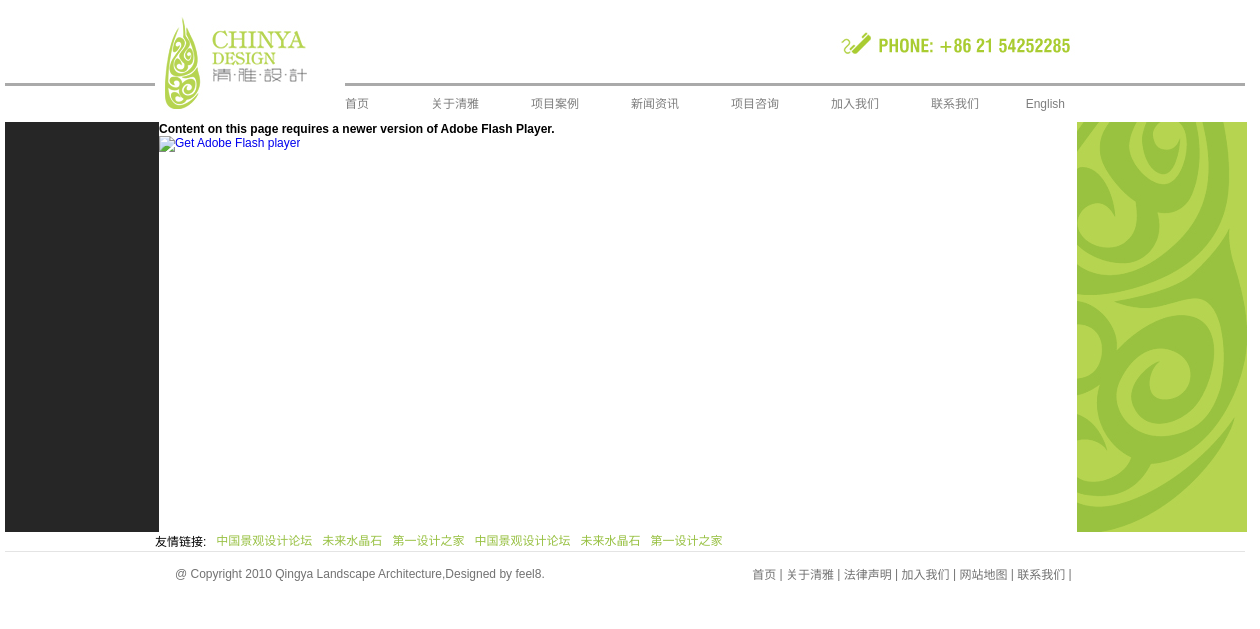
The page / on the database its author committed.
### tables this page shows
CREATE TABLE `friendlink` (
  `id` bigint(20) NOT NULL AUTO_INCREMENT,
  `linkname` varchar(200) DEFAULT NULL,
  `linkaddress` varchar(256) DEFAULT NULL,
  `linkorder` bigint(20) DEFAULT NULL,
  PRIMARY KEY (`id`)
);

### system/application/controllers/main.php (called while the page is built, shortened)
<?php
class Main extends Controller {
	var $methodName;
	function index($rid = 8, $catid = 1) {
		$data = array ();
		$data ["indexlink"] = $this->getIndexFriend ();
		$this->executeFrame ( $data, 8 );
		$this->showIndexView ( $data, "index" );
	}
	function getIndexFriend() {
		$result = $this->db->get ( "friendlink", 6, 0 );
		return $result->result_array ();
	}
	function getServiceCat($rid) {
		$this->db->order_by ( "catorder" );
		$result = $this->db->get_where ( "servicecat", array ("rootid" => $rid ) );
		return $result->result_array ();
	}
	function getRootNav() {
		$this->db->order_by ( "rootorder" );
		$this->db->where ( "id < ", 8 );
		$result = $this->db->get ( "serviceroot" );
		return $result->result_array ();
	}
	function showIndexView($data, $viewName = null) {
		$this->load->view ( "header", $data );
		if (! $viewName) {
			$this->load->view ( $this->methodName, $data );
		} else {
			$this->load->view ( $viewName, $data );
		}
		$this->load->view ( "ifooter", $data );
	}
}
?>

### system/codeigniter/CodeIgniter.php (called while the page is built, shortened)
<?php  if ( ! defined('BASEPATH')) exit('No direct script access allowed');
$EXT =& load_class('Hooks');
$EXT->_call_hook('pre_system');
$URI =& load_class('URI');
$RTR =& load_class('Router');
$method = $RTR->fetch_method();
$EXT->_call_hook('pre_controller');
$CI = new $class();
if ($RTR->scaffolding_request === TRUE)
{
	if ($EXT->_call_hook('scaffolding_override') === FALSE)
	{
		$CI->_ci_scaffolding();
	}
}
else
{
	if (method_exists($CI, '_remap'))
	{
		$CI->_remap($method);
	}
	else
	{
		call_user_func_array(array(&$CI, $method), array_slice($URI->rsegments, 2));
	}
}

### index.php (called while the page is built, shortened)
<?php
require_once BASEPATH.'codeigniter/CodeIgniter'.EXT;

### system/application/views/index.php (the view, shortened to what this page needs)
<div id="icontent">
<div id="content_left"><img src="images/left_10.jpg"/></div>
<div id="iflash">
<object id="FlashID" classid="clsid:D27CDB6E-AE6D-11cf-96B8-444553540000" width="918" height="440">
  <object type="application/x-shockwave-flash" data="swf/index.swf" width="918" height="440">
    <div>
      <h4>Content on this page requires a newer version of Adobe Flash Player.</h4>
      <p><a href="http://www.adobe.com/go/getflashplayer"><img src="http://www.adobe.com/images/shared/download_buttons/get_flash_player.gif" alt="Get Adobe Flash player" width="112" height="33" /></a></p>
    </div>
  </object>
</object>
</div>
<div id="content_right"><img src="images/left_11.jpg"/></div>
</div>
<div id="bottom">
<div id="friend">
<ul>
<li><label class="title">友情链接:</label></li>
<?php foreach($indexlink as $linkitem):?>
<li><a href="<?php echo $linkitem["linkaddress"] ?>" target="_blank"><?php echo $linkitem["linkname"] ?></a></li>
<?php endforeach;?>
</ul>
</div>
</div>

### css/site.css (style rules this page uses)
body { margin:0 auto; padding:0; width:1250px;font-family:Tahoma, Geneva, sans-serif; font-size:12px; }
img { border:0; padding:0; margin:0; }
h1,h2,h3,h4,h5,h6,div { border:0; margin:0; padding:0; }
ul,dl,dd,dt { padding:0; margin:0; list-style:none; border:0; }
li { list-style:none; padding:0; margin:0; border:none; }
a { font-size:12px; text-decoration:none; display:block; float:left; }
p { margin:0; padding:0; border:none; }
#icontent { float:left; width:100%; }
#content_left { float:left; }
#iflash { float:left; width:918px; }
#content_right { float:left; width:150px; }
#friend { padding-left:150px; padding-right:170px; }
#friend ul { width:920px; padding-top:18px; padding-bottom:10px; }
#friend label { color:535353; }
#friend ul li { float:left; margin-right:10px; }
#friend ul li a { color:#98c143; line-height:1.6em; }

### rows shown on the page
friendlink: linkname "中国景观设计论坛"
friendlink: linkname "未来水晶石"
friendlink: linkname "第一设计之家"
friendlink: linkname "中国景观设计论坛"
friendlink: linkname "未来水晶石"
friendlink: linkname "第一设计之家"
